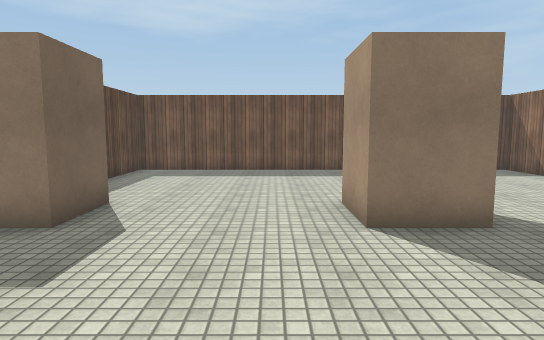
View 1 (above)

16 first-person views from a walk through a Unity game level. The camera is 1.5 m above the floor, tilts 6° down and sees 75° across. Doors are open. The floor is counted in squares, 1 m on a side. Each view is taken from the middle of a square. On the plan, view 1 faces up. The plan holds only what a view shows up to about 16 squares ahead; the rest is blank. Surface patterns are stand-ins for the level's own textures.

View 2
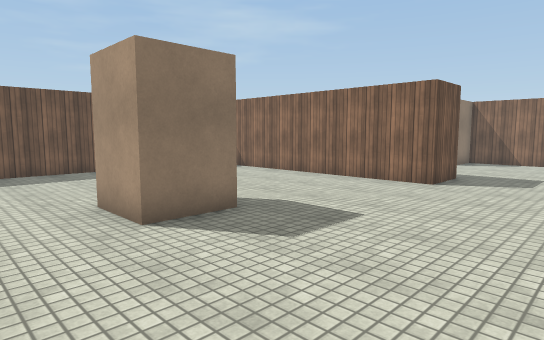

View 3
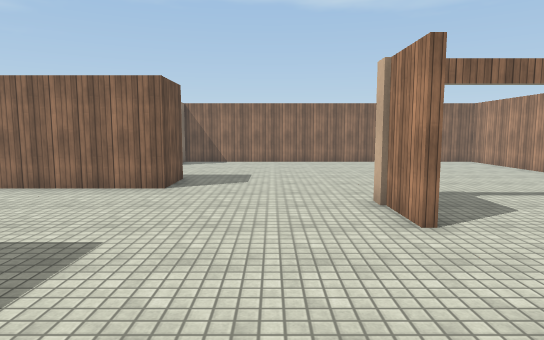

View 4
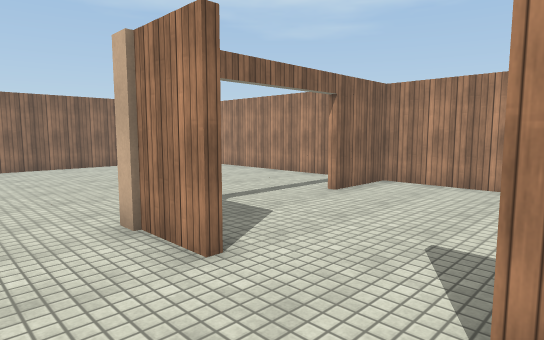

View 5
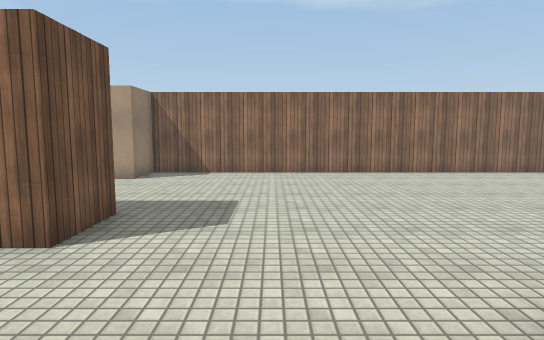

View 6
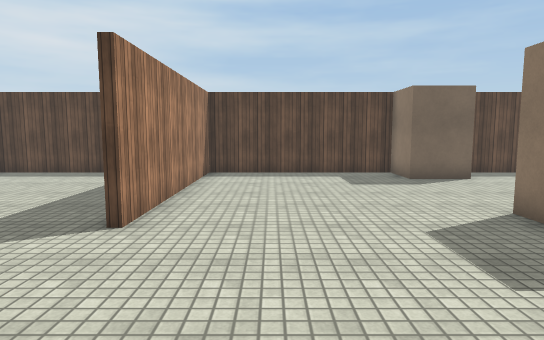

View 7
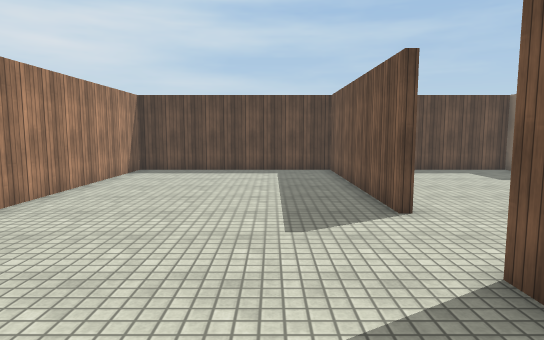

View 8
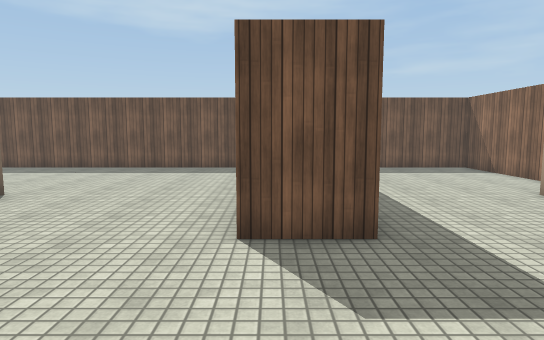

View 9
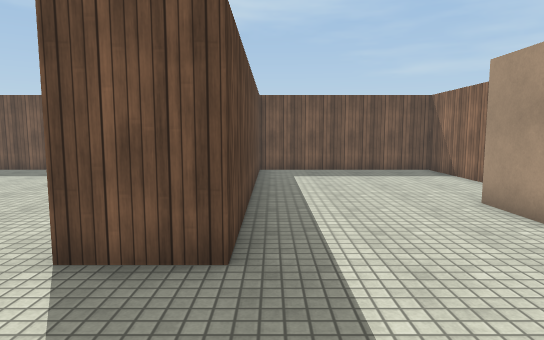

View 10
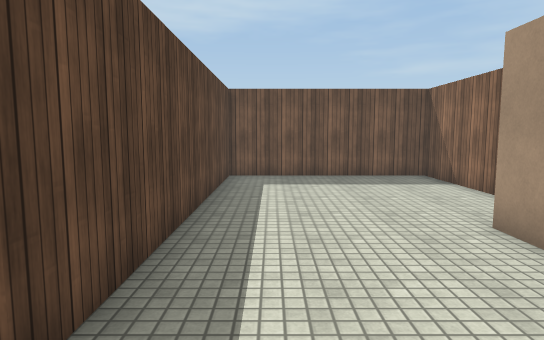

View 11
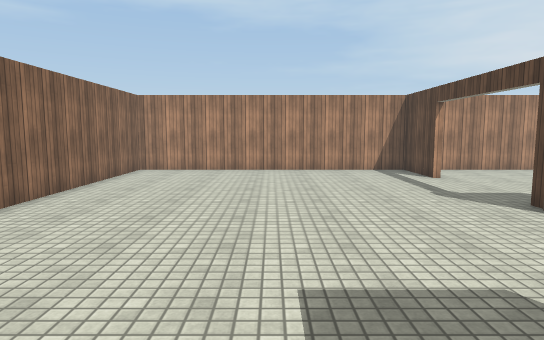

View 12
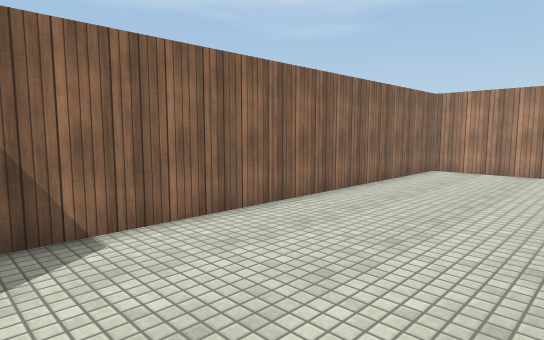

View 13
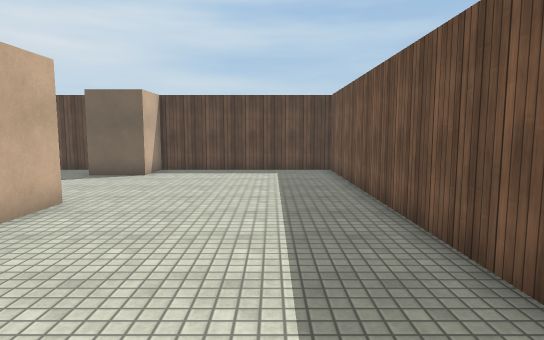

View 14
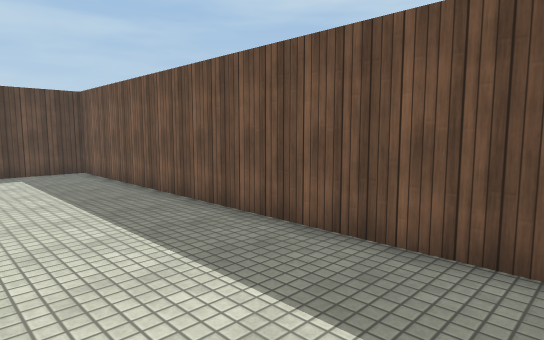

View 15
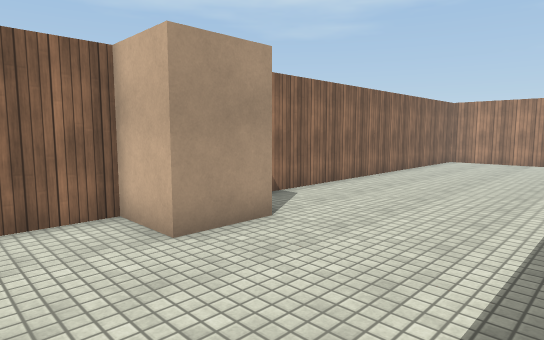

View 16
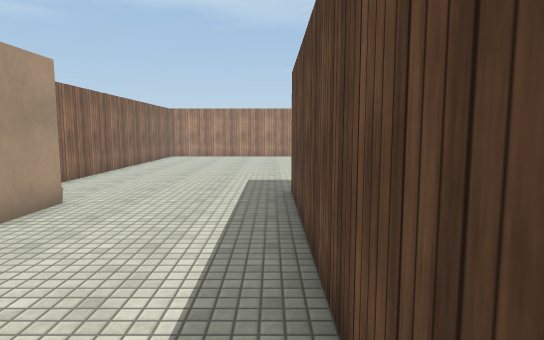

### Floor plan
Points are (right, up) in squares from view 1. A wall is a line through its corners. A room is listed if a view was taken in it or the views show most of it. See-through windows are left out.
Room 1 (views 1, 2, 3, 4, 5, 6, 7, 8, 9, 10, 11, 12, 13, 14, 15, 16)
walls: (3.6, 5.5) (1.5, 5.5) (1.5, 7.5) (3.2, 7.5); (5.4, -1.4) (7.8, -1.4); (6, -1.6) (5.5, -1.6); (2.5, -1.6) (-5.4, -1.6) (-5.4, -9.4) (7.4, -9.4) (7.4, -6.8); (7.6, -6.8) (7.6, -9.4) (18.4, -9.4) (18.4, 5.5) (16.5, 5.5) (16.5, 7.5) (18.4, 7.5) (18.4, 14.4) (11.5, 14.4) (11.5, 3.9) (9.5, 3.9) (9.5, 14.4) (-5.4, 14.4) (-5.4, 7.5) (-3.5, 7.5) (-3.5, 5.5) (-5.4, 5.5) (-5.4, -1.4) (2.5, -1.4)
ways out: open door at (4, -1.5)

Where each view was taken, in squares from view 1:
view 1: 0 up, 0 right, facing up
view 2: 0 up, 1 left, facing up-right
view 3: 1 up, 0 right, facing right
view 4: 1 up, 2 right, facing down-right
view 5: 1 up, 5 right, facing right
view 6: 1 up, 8 right, facing left
view 7: 4 down, 9 right, facing left
view 8: 1 down, 10 right, facing up
view 9: 0 up, 12 right, facing up
view 10: 2 up, 13 right, facing up
view 11: 5 up, 13 right, facing down
view 12: 5 up, 13 right, facing down-right
view 13: 12 up, 9 right, facing left
view 14: 10 up, 9 right, facing up-left
view 15: 10 up, 12 right, facing down-right
view 16: 13 up, 12 right, facing down
